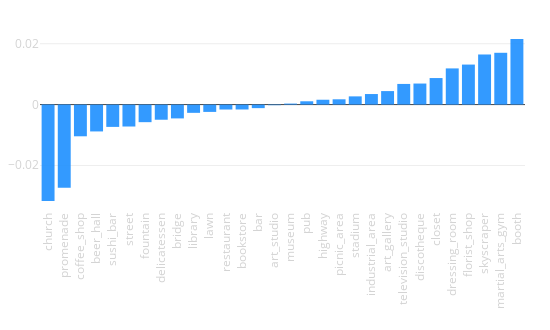

Here is the notebook cell this chart was saved with:
### Code cell
tags_delta(city_data, opposite_city_data)

### Figure 1 — Plotly figure (JSON) as saved in the notebook; plotly's stock layout.template omitted (floating-point values rounded to 4 significant figures)
{"data": [{"marker": {"color": "dodgerblue"}, "opacity": 0.9, "type": "bar", "uid": "fbdf3828-58ab-11e9-861a-3c15c2cf2370", "x": ["church", "promenade", "coffee_shop", "beer_hall", "sushi_bar", "street", "fountain", "delicatessen", "bridge", "library", "lawn", "restaurant", "bookstore", "bar", "art_studio", "museum", "pub", "highway", "picnic_area", "stadium", "industrial_area", "art_gallery", "television_studio", "discotheque", "closet", "dressing_room", "florist_shop", "skyscraper", "martial_arts_gym", "booth"], "y": [-0.03168, -0.02736, -0.01042, -0.008822, -0.007333, -0.007207, -0.005778, -0.004979, -0.004541, -0.002714, -0.00241, -0.001621, -0.001606, -0.001167, -0.0002054, 0.0003264, 0.001087, 0.001591, 0.001739, 0.002699, 0.003469, 0.004437, 0.006786, 0.006917, 0.008719, 0.01189, 0.01315, 0.01646, 0.01702, 0.02155]}], "layout": {"height": 330, "margin": {"b": 120, "l": 40, "r": 25, "t": 30}, "showlegend": false, "width": 550, "xaxis": {"tickangle": -90, "tickfont": {"color": "lightgrey", "size": 11.5}}, "xaxis2": {"tickangle": -90, "tickfont": {"color": "lightgrey", "size": 11.5}}, "yaxis": {"tickfont": {"color": "lightgrey", "size": 11.5}}, "yaxis2": {"tickfont": {"color": "lightgrey", "size": 11.5}}}}
